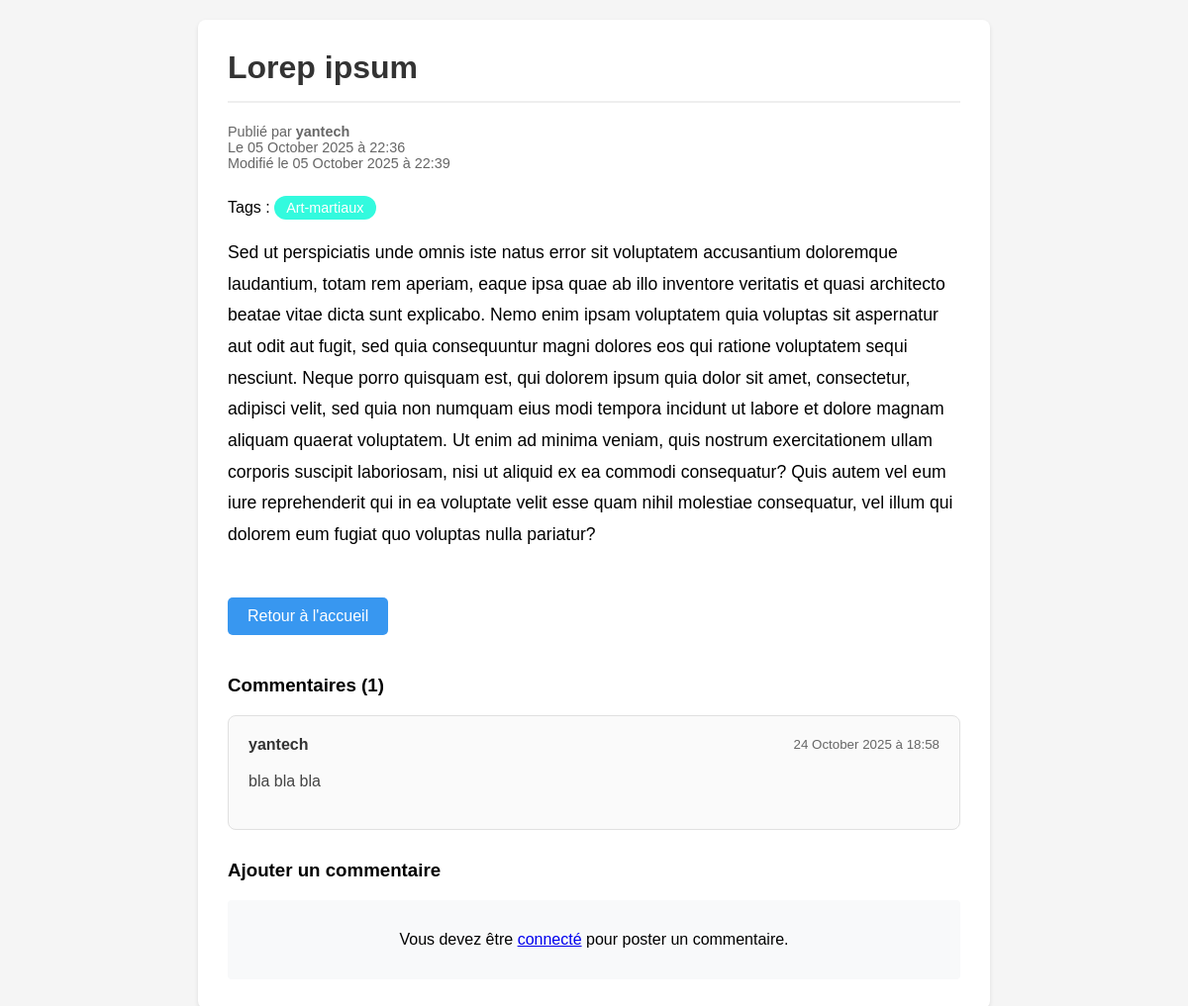
The app's page /article/6/, older data.
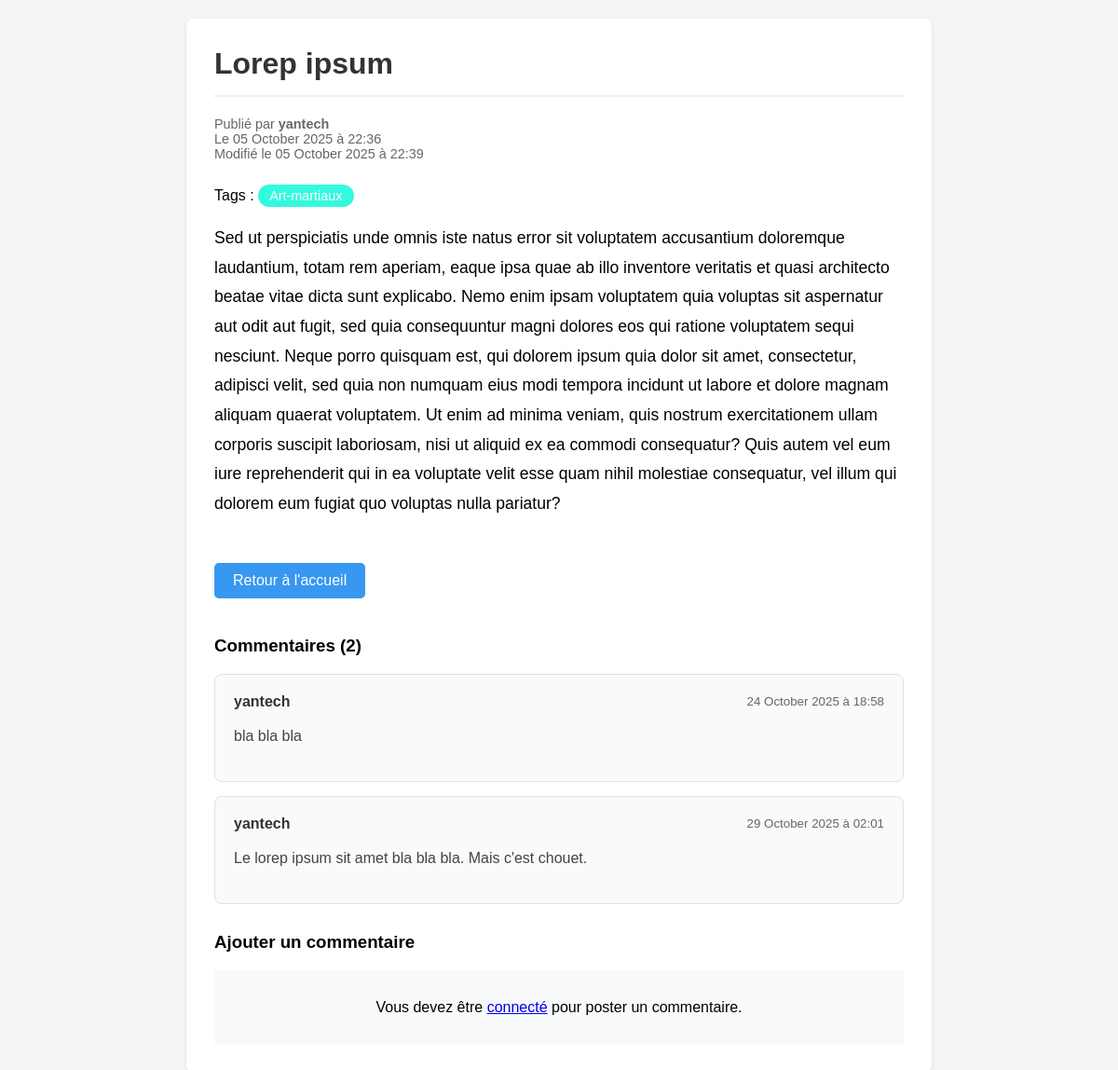
The same page, newer data.
### monblog/models.py (models this page shows, shortened)
class Tag(models.Model):
    nom = models.CharField(max_length=50, unique=True)
    slug = models.SlugField(unique=True)
    couleur = models.CharField(max_length=7, default='#3897f0')
    class Meta:
        verbose_name = "Tag"
        verbose_name_plural = "Tags"

### comments/models.py (models this page shows, shortened)
class Comment(models.Model):
    article = models.ForeignKey(
        'monblog.Article',  # ou 'blog.Article' selon ton app
        on_delete=models.CASCADE,
        related_name='comments',  # Permet d'accéder aux commentaires via article.comments.all()
        verbose_name="Article"
    )
    auteur = models.ForeignKey(
        User,
        on_delete=models.CASCADE,
        verbose_name="Auteur"
    )
    contenu = models.TextField(
        max_length=1000,
        verbose_name="Commentaire"
    )
    date_creation = models.DateTimeField(auto_now_add=True)
    date_modification = models.DateTimeField(auto_now=True)
    approuve = models.BooleanField(
        default=False,
        verbose_name="Commentaire approuvé"
    )
    class Meta:
        ordering = ['date_creation']
        verbose_name = "Commentaire"
        verbose_name_plural = "Commentaires"

### monblog/views.py (the view)
# urls.py: path('article/<int:article_id>/', views.article_detail, name='article_detail'),
def article_detail(request, article_id):
    article = get_object_or_404(Article, id=article_id)
    commentaires = Comment.objects.filter(article=article, approuve=True)
    if request.method == 'POST':
        form = CommentForm(request.POST)
        if form.is_valid():
            commentaire = form.save(commit=False)
            commentaire.article = article
            if request.user.is_authenticated:
                commentaire.auteur = request.user
            else:
                messages.info(request, "Vous devez être connecté pour commenter.")
                return redirect('login')  # On créera cette vue plus tard
            commentaire.save()
            messages.success(request, "Votre commentaire a été soumis et est en attente de modération.")
            return redirect('article_detail', article_id=article.id)
    else:
        form = CommentForm()
    context = {
        'article': article,
        'commentaires': commentaires,
        'form': form,
    }
    return render(request, 'monblog/detail.html', context)

### monblog/templates/monblog/detail.html (shortened to what this page needs)
<!DOCTYPE html>
<html lang="fr">
<head>
</head>
<body>
    <div class="article-detail">
        <h1>{{ article.titre }}</h1>
        <div class="meta">
            Publié par <strong>{{ article.auteur.username }}</strong><br>
            Le {{ article.date_publication|date:"d F Y à H:i" }}<br>
            {% if article.date_modification != article.date_publication %}
                Modifié le {{ article.date_modification|date:"d F Y à H:i" }}
            {% endif %}
        </div>
         {% if article.tags.all %}
             <div class="tags" style="margin-bottom: 20px">
                Tags :
                {% for tag in article.tags.all %}
                    <span class="tag" style="background-color: {{ tag.couleur }}; color: white; padding: 4px 12px; border-radius: 15px; font-size: 0.9em; margin-right: 9px;">
                        {{ tag.nom }}
                    </span>
                {% endfor %}
         {% endif %}
        <div class="contenu">
            {{ article.contenu|linebreaks }}
        </div>
        <a href="{% url 'index' %}" class="retour"> Retour à l'accueil </a>
    </div>
<div class="commentaires-section" style="margin-top: 40px;">
    <h3>Commentaires ({{ commentaires.count }})</h3>
    {% if commentaires %}
        {% for commentaire in commentaires %}
            <div class="commentaire" style="border: 1px solid #e0e0e0; padding: 20px; margin: 15px 0; border-radius: 8px; background: #fafafa;">
                <div class="commentaire-header" style="display: flex; justify-content: space-between; align-items: center; margin-bottom: 10px;">
                    <strong style="color: #333;">{{ commentaire.auteur.username }}</strong>
                    <small style="color: #666;">{{ commentaire.date_creation|date:"d F Y à H:i" }}</small>
                </div>
                <div class="commentaire-contenu" style="color: #444; line-height: 1.5;">
                    {{ commentaire.contenu|linebreaks }}
                </div>
            </div>
        {% endfor %}
    {% else %}
        <div style="text-align: center; padding: 30px; color: #666; font-style: italic;">
            <p>📝 Aucun commentaire pour le moment. Soyez le premier à commenter !</p>
        </div>
    {% endif %}
</div>
<div class="commentaire-form" style="margin-top: 30px;">
    <h3>Ajouter un commentaire</h3>
    {% if user.is_authenticated %}
        <form method="post">
            {% csrf_token %}
            <div style="margin-bottom: 15px;">
                {{ form.contenu.label_tag }}
                {{ form.contenu }}
                {% if form.contenu.help_text %}
                    <small style="color: #666;">{{ form.contenu.help_text }}</small>
                {% endif %}
                {% if form.contenu.errors %}
                    <div style="color: red;">{{ form.contenu.errors }}</div>
                {% endif %}
            </div>
            <button type="submit" style="background: #3897f0; color: white; padding: 10px 20px; border: none; border-radius: 4px; cursor: pointer;">
                Publier le commentaire
            </button>
        </form>
    {% else %}
        <div style="background: #f8f9fa; padding: 15px; border-radius: 4px; text-align: center;">
            <p>Vous devez être <a href="{% url 'admin:login' %}">connecté</a> pour poster un commentaire.</p>
        </div>
    {% endif %}
</div>
</body>
</html>

Row changes from the older to the newer data that the page shows:
now on this page (row edited): Comment: auteur.username "yantech", date_creation "29 October 2025 à 02:01", contenu "Le lorep ipsum sit amet bla bla bla. Mais c'est chouet."
Text that changed along with them:
{{ commentaires.count }}: "1" → "2"
